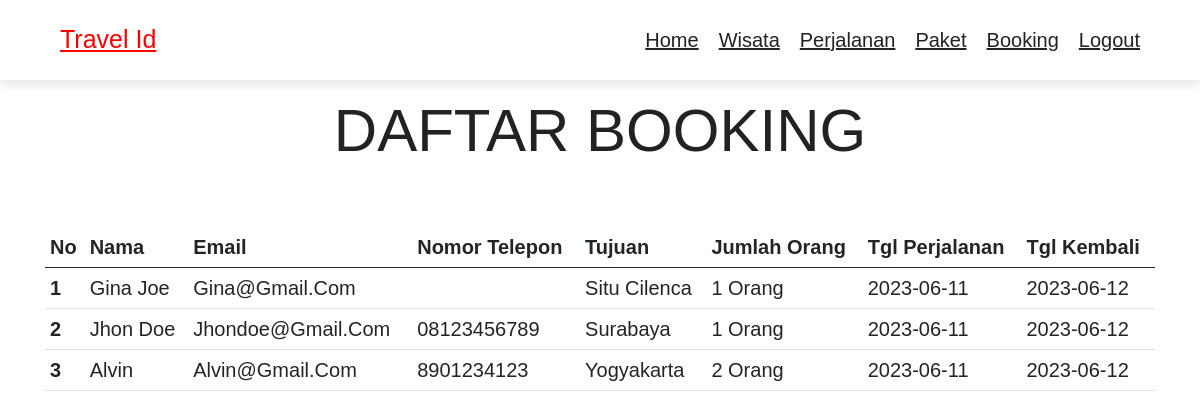
Screenshot of /booking.php (signed in) with the database file from the repository.
### tables this page shows
CREATE TABLE `bookings` (
  `id` int(11) NOT NULL,
  `user_id` int(11) NOT NULL,
  `purpose` varchar(191) NOT NULL,
  `quantity_people` int(11) NOT NULL,
  `travel_date` date NOT NULL,
  `return_date` date NOT NULL
);

CREATE TABLE `users` (
  `id` int(11) NOT NULL,
  `name` varchar(191) NOT NULL,
  `email` varchar(191) NOT NULL,
  `password` varchar(191) NOT NULL,
  `phone_number` varchar(15) DEFAULT NULL,
  `address` varchar(500) DEFAULT NULL,
  `level` enum('Admin','User') NOT NULL
);

### function.php (called while the page is built, shortened)
<?php
function koneksi()
{
  $conn = mysqli_connect('localhost', 'root', '', 'travel') or die();
  return $conn;
}
function query($query)
{
    $conn = koneksi();
    $result = mysqli_query($conn, $query);
    $rows = [];
    while ($row = mysqli_fetch_assoc($result)) {
        $rows[] = $row;
    }
    return $rows;
}

### booking.php (the view, shortened to what this page needs)
<?php
require('function.php');
$bookings = query("SELECT * FROM bookings LEFT JOIN users ON bookings.user_id = users.id");
?>
<!DOCTYPE html>
<html lang="en">
<head>
   <link rel="stylesheet" href="https://unpkg.com/swiper@7/swiper-bundle.min.css" />
   <link rel="stylesheet" href="https://cdnjs.cloudflare.com/ajax/libs/font-awesome/5.15.4/css/all.min.css">
   <link href="https://cdn.jsdelivr.net/npm/bootstrap@5.0.2/dist/css/bootstrap.min.css" rel="stylesheet">
   <link rel="stylesheet" href="style.css">
</head>
<body>
<section class="header">
   <a href="home.php" class="logo">Travel id</a>
   <nav class="navbar">
   <a href="home.php">Home</a>
      <a href="menu.php">Wisata</a>
      <a href="about.php">Perjalanan</a>
      <a href="package.php">Paket</a>
      <?php if(isset($_SESSION['login'])): ?>
         <?php if($_SESSION['login']['level'] == 'Admin'): ?>
         <a href="booking.php">Booking</a>
         <?php endif;?>
      <a href="logout.php">Logout</a>
      <?php else: ?>
      <a href="login.php">Login</a>
      <a href="register.php">Register</a>
      <?php endif; ?>
   </nav>
</section>
<h1 class="heading-title p-4">DAFTAR BOOKING</h1>
<div class="container p-4" style="font-size: 2rem;">
    <div class="row">
        <div class="col-md-12">
            <table class="table">
                <thead>
                    <tr>
                        <th scope="col">No</th>
                        <th scope="col">Nama</th>
                        <th scope="col">Email</th>
                        <th scope="col">Nomor Telepon</th>
                        <th scope="col">Tujuan</th>
                        <th scope="col">Jumlah Orang</th>
                        <th scope="col">Tgl Perjalanan</th>
                        <th scope="col">Tgl Kembali</th>
                    </tr>
                </thead>
                <tbody>
                    <?php foreach($bookings as $key => $booking): ?>
                    <tr>
                        <th scope="row"><?= $key+1 ?></th>
                        <td><?= $booking['name'] ?></td>
                        <td><?= $booking['email'] ?></td>
                        <td><?= $booking['phone_number'] ?></td>
                        <td><?= $booking['purpose'] ?></td>
                        <td><?= $booking['quantity_people'] ?> orang</td>
                        <td><?= $booking['travel_date'] ?></td>
                        <td><?= $booking['return_date'] ?></td>
                    </tr>
                    <?php endforeach; ?>
                </tbody>
            </table>
        </div>
    </div>
</div>
</body>
</html>

### style.css (style rules this page uses)
:root { --main-color: red; --black: #222; --white: #fff; --light-black: #777; --light-white: #fff9; --dark-bg: rgba(0, 0, 0, .7); --light-bg: #eee; --border: .1rem solid var(--black); --box-shadow: 0 .5rem 1rem rgba(0, 0, 0, .1); --text-shadow: 0 1.5rem 3rem rgba(0, 0, 0, .3); }
* { font-family: 'Poppins', sans-serif; margin: 0; padding: 0; box-sizing: border-box; outline: none; border: none; text-decoration: none; text-transform: capitalize; }
html { font-size: 62.5%; overflow-x: hidden; }
section { padding: 5rem 10%; }
.heading-title { text-align: center; margin-bottom: 3rem; font-size: 6rem; text-transform: uppercase; color: var(--black); }
.header { position: sticky; top: 0; left: 0; right: 0; z-index: 1000; background-color: var(--white); display: flex; padding-top: 2rem; padding-bottom: 2rem; box-shadow: var(--box-shadow); align-items: center; justify-content: space-between; }
.header .logo { font-size: 2.5rem; color: red; }
.header .navbar a { font-size: 2rem; margin-left: 2rem; color: var(--black); }
@media (max-width:1200px) { section { padding: 3rem 5%; } }

### rows the page displays
bookings: user.name "Gina Joe", user.email "Gina@gmail.com", purpose "Situ Cilenca", quantity_people "1", travel_date "2023-06-11", return_date "2023-06-12"
bookings: user.name "Jhon Doe", user.email "Jhondoe@gmail.com", user.phone_number "08123456789", purpose "Surabaya", quantity_people "1", travel_date "2023-06-11", return_date "2023-06-12"
bookings: user.name "Alvin", user.email "Alvin@gmail.com", user.phone_number "8901234123", purpose "Yogyakarta", quantity_people "2", travel_date "2023-06-11", return_date "2023-06-12"
